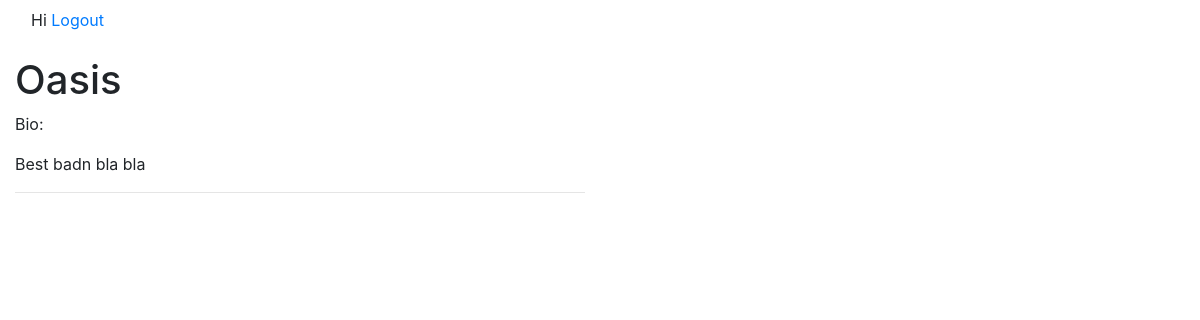
The app's page /bands/oasis/, older data.
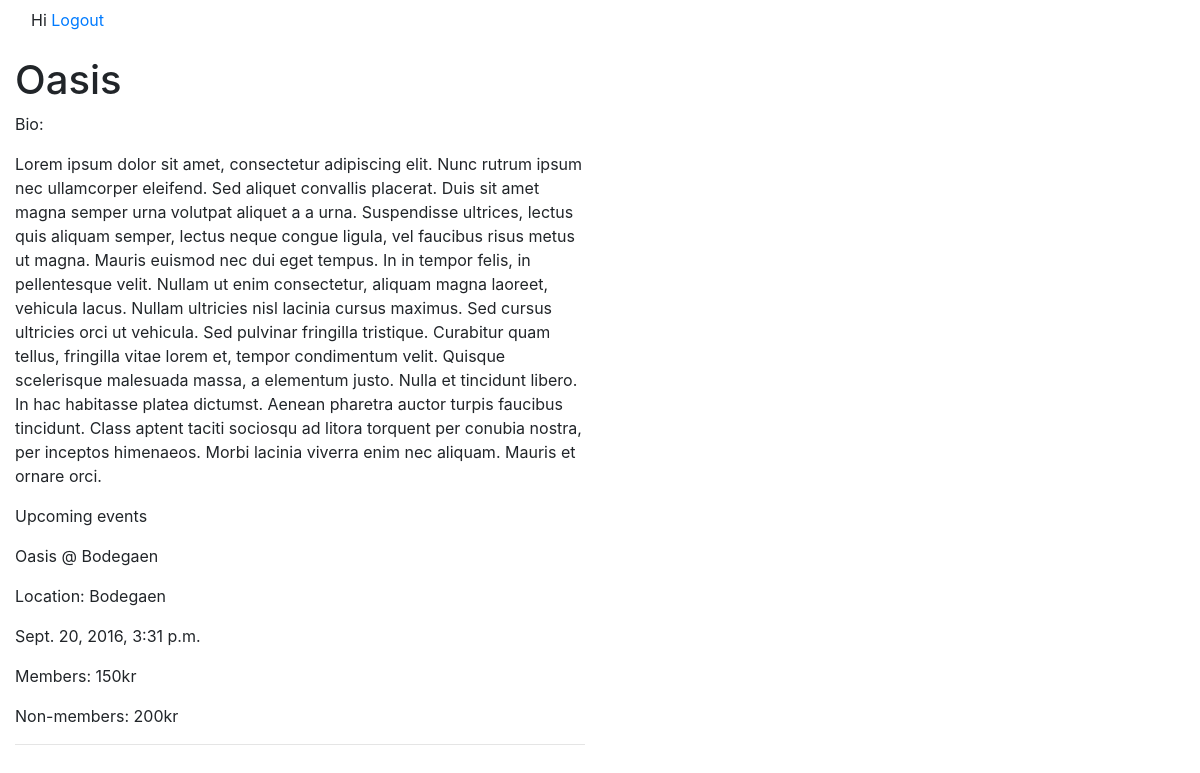
The same page, newer data.
### bands/models.py (models this page shows, shortened)
class Bands(models.Model):
    name = models.CharField(max_length=200)
    genre = models.ForeignKey(Genre, on_delete=models.CASCADE)
    booking_fee = models.FloatField(null=False, default=0)
    bio = models.TextField()
    raider = models.TextField()
    contact = models.EmailField()
    slug = models.SlugField(unique=True)
    class Meta:
        verbose_name = 'Band'
        verbose_name_plural = 'Bands'

### events/models.py (models this page shows, shortened)
class Events(models.Model):
    DRAFT = 0
    APPROVED = 1
    SENT = 2
    SIGNED = 3
    PUBLISHED = 4
    STATUS_CHOICES = (
        (DRAFT, 'Draft'),
        (APPROVED, 'Approved'),
        (SENT, 'Offer sent'),
        (SIGNED, 'Confirmed'),
        (PUBLISHED, 'Published')
    )
    title = models.CharField(max_length=300)
    status = models.IntegerField(blank=False, choices=STATUS_CHOICES, default=0)
    location = models.ForeignKey(Stages)
    band = models.ForeignKey(Bands)
    band_offer = models.IntegerField(default=0)
    event_time = models.DateTimeField(null=False, default=None)
    drafted = models.DateTimeField(auto_now_add=True, auto_now=False)
    last_changed = models.DateTimeField(auto_now_add=False, auto_now=True)
    member_tickets_price = models.IntegerField(default=0)
    normal_tickets_price = models.IntegerField(default=0)
    workers = models.ManyToManyField(User, related_name='working_events', help_text="Members helping with this event")
    creator = models.ForeignKey(settings.AUTH_USER_MODEL, default=1)
    slug = models.SlugField(unique=True)
    class Meta:
        verbose_name = 'Event'
        verbose_name_plural = 'Events'

class Stages(models.Model):
    name = models.CharField(max_length=200, unique=True)
    capacity = models.IntegerField()
    lease = models.IntegerField()
    class Meta:
        verbose_name = 'Stage'
        verbose_name_plural = 'Stages'

### bands/views.py (the view)
# urls.py: url(r'^(?P<slug>[\w-]+)/$', detail, name='detail'),
def detail(request, slug=None):
    instance = get_object_or_404(Bands, slug=slug)
    events = instance.events_set.all().filter(
        Q(status__gt=3) &
        Q(event_time__gte=timezone.datetime.now())
        )
    context = {
        'title': instance.name,
        'instance': instance,
        'events': events
    }
    return render(request, 'bands/detail.html', context)

### templates/bands/detail.html
{% extends 'base.html' %}
{% block content %}
<div class="col-sm-6 col-sm-offset-3">
    <h1>{{ title }}</h1><small>{% if instance.status %}<font style="color: red">Draft</font> - {% endif %}{{ instance.timestamp }}</small>
    {% if instance.bio %}
        <p>Bio:</p>
        <p> {{ instance.bio}}</p>
    {% endif %}
    {% if events %}
         <p> Upcoming events</p>
        {% for foo in events %}
            <div>
                <p>{{ foo.title }}</p>
                <p>Location: {{ foo.location.name }}</p>
                <p>{{foo.event_time }}</p>
                <p>Members: {{ foo.member_tickets_price }}kr</p>
                <p>Non-members: {{ foo.normal_tickets_price }}kr</p>
            </div>
        {% endfor %}
    {% endif %}
    <hr>
        {{ instance.content }}<br>
</div>
{% endblock content %}

### templates/base.html (shortened to what this page needs)
<!DOCTYPE html>
<html>
    <head>
                <link rel="stylesheet" href="https://maxcdn.bootstrapcdn.com/bootstrap/4.0.0-alpha.4/css/bootstrap.min.css">
            </head>
                <body>
                    <nav class="navbar navbar-default">
                        <div class="container-fluid">
                            <div class="navbar-header">
                                    <p>Hi {{ request.user.get_username }}
                                    <a href="/logout">Logout</a>
                                </p>
                            </div>
                        </div>
                    </nav>
                {% block content %}
                {% endblock %}
            </body>
        </html>

Row changes from the older to the newer data that the page shows:
changed Bands "Oasis": bio "Best badn bla bla" → "Lorem ipsum dolor sit amet, consectetur adipiscing elit. Nunc rutrum ipsum nec ullamcorper eleifend. Sed aliquet convallis placerat. Duis sit amet magna semper urna volutpat aliquet a a urna. Suspendisse ultrices, lectus quis aliquam semper, lectus neque congue ligula, vel faucibus risus metus ut magna. Mauris euismod nec dui eget tempus. In in tempor felis, in pellentesque velit. Nullam ut enim consectetur, aliquam magna laoreet, vehicula lacus. Nullam ultricies nisl lacinia cursus maximus. Sed cursus ultricies orci ut vehicula. Sed pulvinar fringilla tristique. Curabitur quam tellus, fringilla vitae lorem et, tempor condimentum velit. Quisque scelerisque malesuada massa, a elementum…"
now on this page (row edited): Events: title "Oasis @ Bodegaen", location.name "Bodegaen", event_time "Sept. 20, 2016, 3:31 p.m.", member_tickets_price "150", normal_tickets_price "200"
Text that changed along with them:
text now shown: "Upcoming events"
